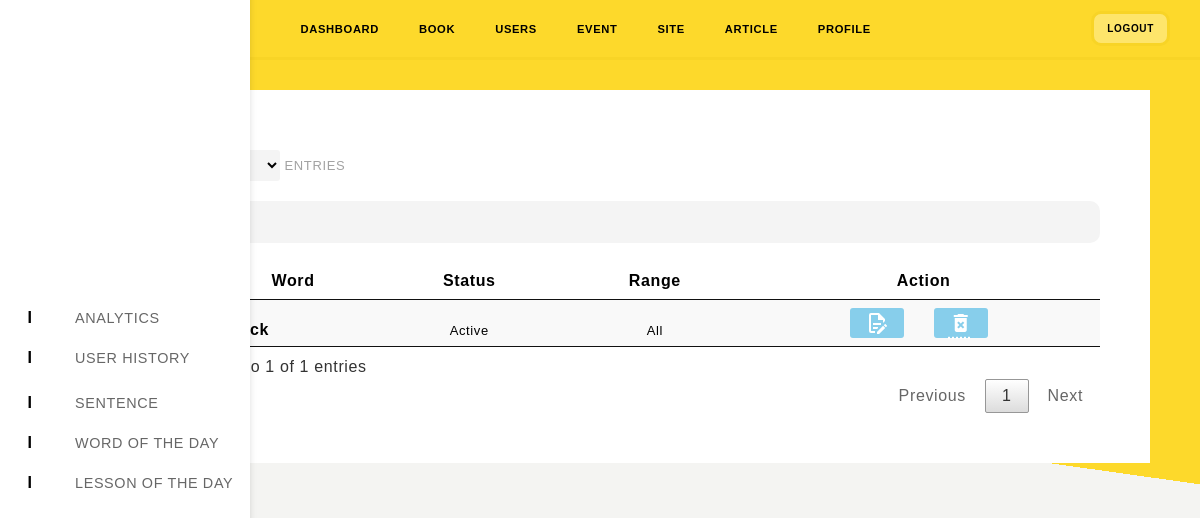
Page /office/word_table.php on the earlier database version.
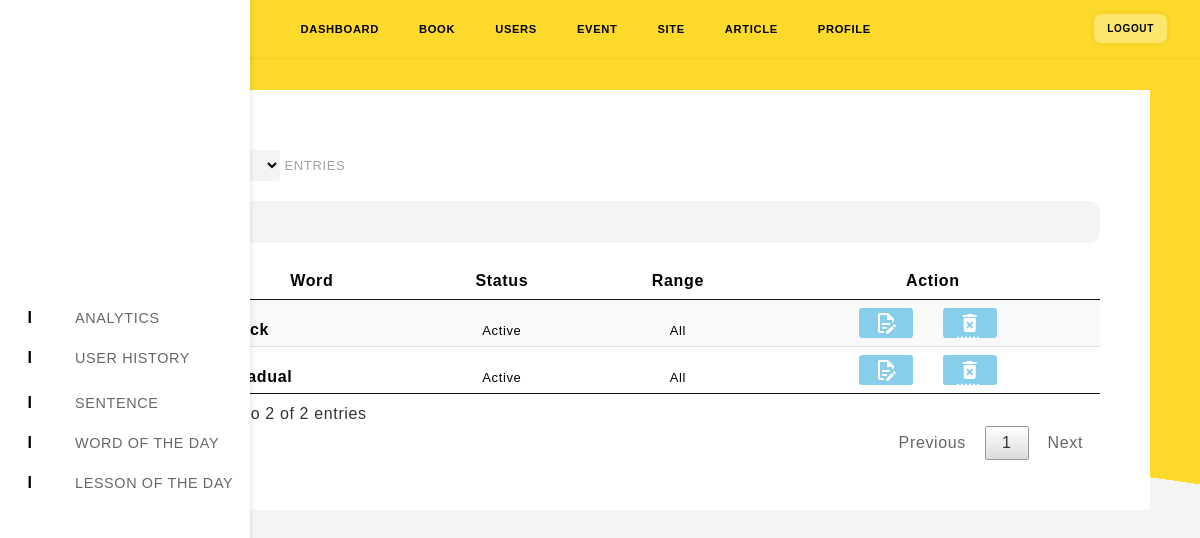
Same page on the later database version.
### tables this page shows
CREATE TABLE `site_wod` (
  `word_id` int(11) NOT NULL,
  `word` varchar(250) NOT NULL,
  `status` varchar(250) NOT NULL,
  `word_range` varchar(250) NOT NULL,
  `content` text NOT NULL,
  `content_extend` text NOT NULL,
  `date` date NOT NULL
);

### office/word_table.php (the view, shortened to what this page needs)
<!DOCTYPE html>
<html>
<?php
	include 'head.php';
?>
<body>
<div class="container">
<?php
	include 'sidebar.php';
?>
<div class="main-wrapper">
	<?php
		include 'header.php';
	?>
	<div class="wod-table">
	<table id="wod_table" class="display">
    <thead>
    <tr>
        <th>Word</th>
        <th>Status</th>
        <th>Range</th>
        <th>Action</th>
    </tr>
    </thead>
    <tbody>
    <?php
	    require 'config/database.php';
		$sql = "SELECT * FROM site_wod";
		$execute = $db->query($sql);
	    $a = 1;
	    while ($wod = $execute->fetch_assoc()) {
    ?>
    <tr>
        <td><?php echo $a++;?></td>
        <td><?php echo $wod["word"];?></td>
        <td><?php echo $wod["status"];?></td>
        <td><?php echo $wod["word_range"];?></td>
        <td class="table-action">
        	<span style="margin-right: 30px;">
            	<abbr title="Edit">
            	<a href="word_edit.php?edit_id=<?php echo $wod["word_id"]; ?>">
            	</a>
            	</abbr>
            </span>
            <span>
            	<abbr title="Delete">
            	<a href="word_table.php?del_id=<?php echo $wod["word_id"]; ?>" class="delete" data-confirm="Hapus data ini?">
            		<i class="material-icons">
					</i>
				</a>
            	</abbr>
            </span>
        </td>
    </tr>
    <?php
    	}
    ?>
    </tbody>
	</table>
	</div>
</div>
</div>
</body>
</html>

Differences in the rows shown:
added site_wod: word "gradual", status "Active", word_range "All"
Other differences:
text written by a page script: "ENTRIES Showing 1 to 1 of 1 entries Previous 1 Next" → "ENTRIES Showing 1 to 2 of 2 entries Previous 1 Next"
